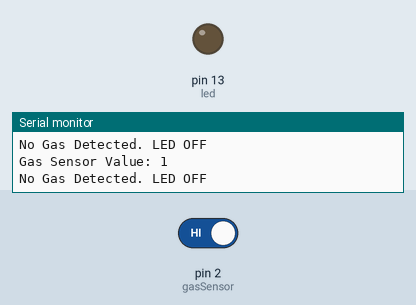
Bench run of a sketch on a simulated Arduino Uno, built with avr-gcc and run on an emulated ATmega328P. On the bench: output pins drawn as LEDs (lit = HIGH), the last lines printed to the serial monitor. The inputs (shaded band) are chosen by the test bench; at power-on: pin 2 (gasSensor) HIGH.

Above: at 1.8 s.
1.9 s: pin 2 (gasSensor) driven LOW
At 2.9 s:
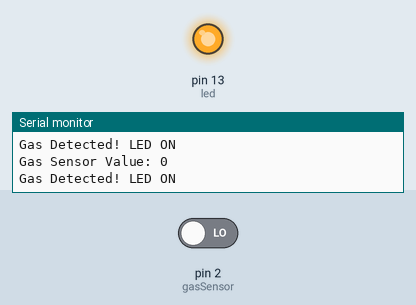
3.5 s: pin 2 (gasSensor) driven HIGH
At 4.1 s:
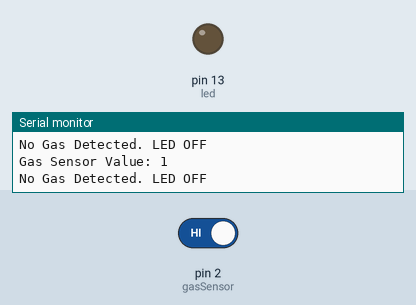
Timing chart, 0 to 6.5 s (numbered marks = the images above; inputs shaded):
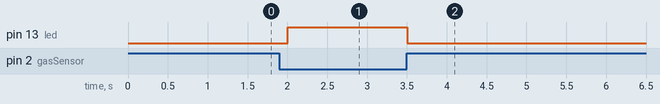

The sketch:

mq_2_sensor_led.ino
```cpp
int gasSensor = 2;   // MQ-2 digital output connected to pin 2
int led = 13;        // LED connected to pin 13

void setup()
{
  pinMode(gasSensor, INPUT);   // Set MQ-2 as input
  pinMode(led, OUTPUT);        // Set LED as output

  Serial.begin(9600);          // Start Serial Monitor
}

void loop()
{
  int gasValue = digitalRead(gasSensor);   // Read sensor

  Serial.print("Gas Sensor Value: ");
  Serial.println(gasValue);

  if(gasValue == LOW)   // Gas detected
  {
    digitalWrite(led, HIGH);
    Serial.println("Gas Detected! LED ON");
  }
  else                  // No gas detected
  {
    digitalWrite(led, LOW);
    Serial.println("No Gas Detected. LED OFF");
  }

  delay(500);
}
```

Measured:
- after the input at 1.9 s, pin 13 (led): LOW → HIGH after 0.10 s
- after the input at 3.5 s, pin 13 (led): HIGH → LOW at once
